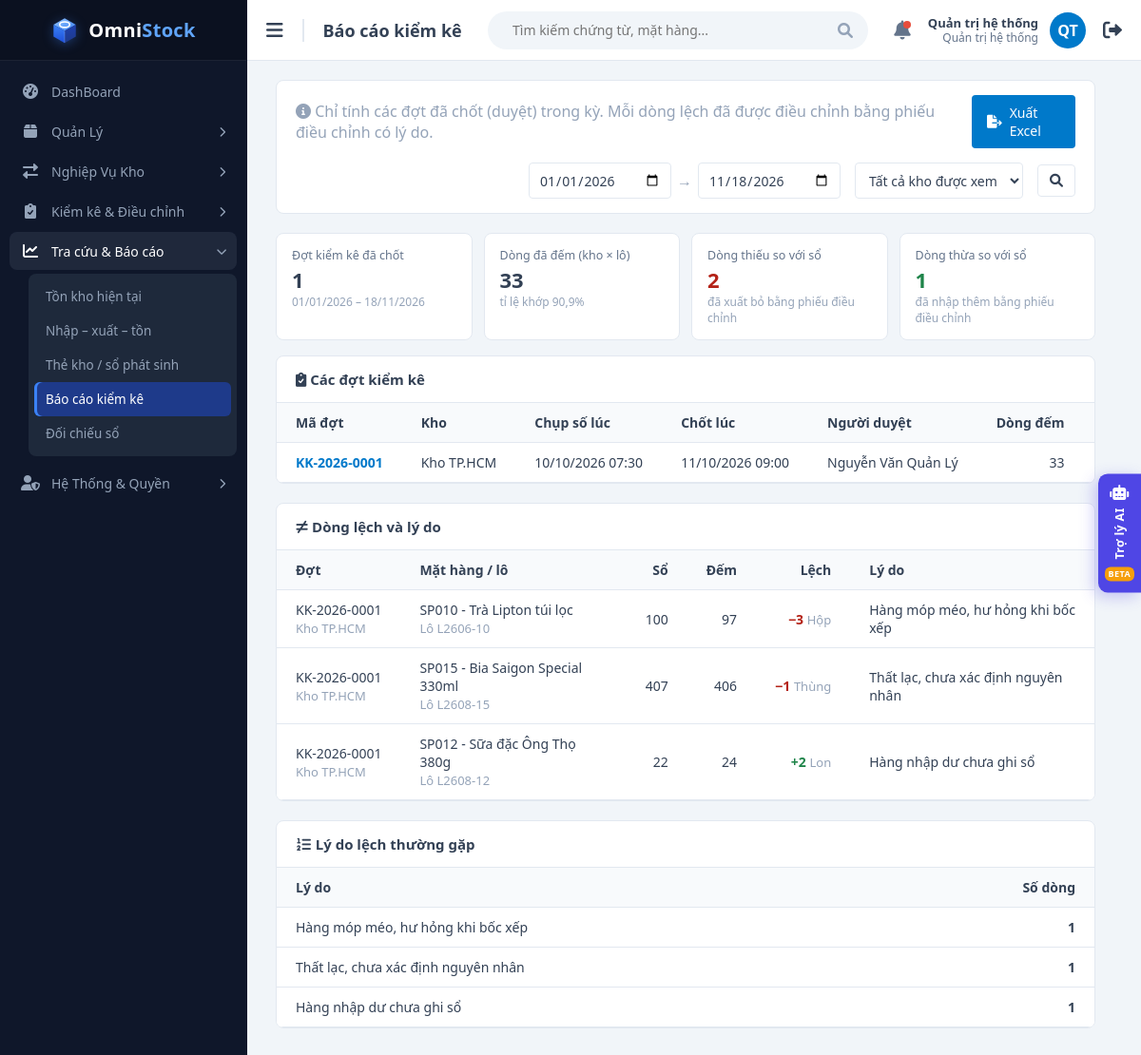
The page /views/report_stock_count.php (signed in) on the database its author committed.
### tables this page shows
CREATE TABLE users (
  id             INT UNSIGNED AUTO_INCREMENT PRIMARY KEY,
  username       VARCHAR(50)  NOT NULL,
  password_hash  VARCHAR(255) NOT NULL,              
  full_name      VARCHAR(100) NOT NULL,
  email          VARCHAR(100) NULL,
   
  role           ENUM('ADMIN','MANAGER','STAFF') NOT NULL DEFAULT 'STAFF',
  is_active      TINYINT(1)   NOT NULL DEFAULT 1,      
   
  must_change_password TINYINT(1) NOT NULL DEFAULT 0,
  last_login_at  DATETIME     NULL,
  created_at     DATETIME     NOT NULL DEFAULT CURRENT_TIMESTAMP,
  updated_at     DATETIME     NOT NULL DEFAULT CURRENT_TIMESTAMP ON UPDATE CURRENT_TIMESTAMP,
  UNIQUE KEY uq_users_username (username),
  UNIQUE KEY uq_users_email (email)
);

CREATE TABLE stock_counts (
  id                     INT UNSIGNED AUTO_INCREMENT PRIMARY KEY,
  code                   VARCHAR(30)  NOT NULL,
  warehouse_id           INT UNSIGNED NOT NULL,
  status                 ENUM('COUNTING','APPROVED','CANCELLED') NOT NULL DEFAULT 'COUNTING',
  note                   VARCHAR(255) NULL,
  created_by             INT UNSIGNED NOT NULL,
  created_at             DATETIME     NOT NULL DEFAULT CURRENT_TIMESTAMP,   
  approved_by            INT UNSIGNED NULL,
  approved_at            DATETIME     NULL,
  adjustment_voucher_id  INT UNSIGNED NULL,           
  UNIQUE KEY uq_sc_code (code),
  UNIQUE KEY uq_sc_adj_voucher (adjustment_voucher_id),
  KEY idx_sc_wh_status (warehouse_id, status),
  CONSTRAINT fk_sc_wh       FOREIGN KEY (warehouse_id)          REFERENCES warehouses(id),
  CONSTRAINT fk_sc_creator  FOREIGN KEY (created_by)            REFERENCES users(id),
  CONSTRAINT fk_sc_approver FOREIGN KEY (approved_by)           REFERENCES users(id),
  CONSTRAINT fk_sc_voucher  FOREIGN KEY (adjustment_voucher_id) REFERENCES vouchers(id),
  CONSTRAINT ck_sc_approval CHECK (
       status <> 'APPROVED' OR (approved_by IS NOT NULL AND approved_at IS NOT NULL)
  )
);

CREATE TABLE warehouses (
  id          INT UNSIGNED AUTO_INCREMENT PRIMARY KEY,
  code        VARCHAR(20)  NOT NULL,
  name        VARCHAR(100) NOT NULL,
  address     VARCHAR(255) NULL,
  is_active   TINYINT(1)   NOT NULL DEFAULT 1,
   
  is_transit  TINYINT(1)   NOT NULL DEFAULT 0,
  created_at  DATETIME     NOT NULL DEFAULT CURRENT_TIMESTAMP,
   
   
  name_key    VARCHAR(100) AS (LOWER(name)) PERSISTENT,
  UNIQUE KEY uq_warehouses_code (code),
  UNIQUE KEY uq_warehouses_name (name_key)
);

CREATE TABLE stock_count_lines (
  id           INT UNSIGNED AUTO_INCREMENT PRIMARY KEY,
  count_id     INT UNSIGNED  NOT NULL,
  item_id      INT UNSIGNED  NOT NULL,
  batch_id     INT UNSIGNED  NOT NULL,
  system_qty   DECIMAL(15,3) NOT NULL,               
  counted_qty  DECIMAL(15,3) NULL,                   
  difference   DECIMAL(15,3) AS (counted_qty - system_qty) STORED,   
  reason       VARCHAR(255)  NULL,                   
  counted_by   INT UNSIGNED  NULL,
  counted_at   DATETIME      NULL,
  claimed_by   INT UNSIGNED  NULL,                   
  claimed_at   DATETIME      NULL,                   
  UNIQUE KEY uq_scl (count_id, item_id, batch_id),
  CONSTRAINT fk_scl_count FOREIGN KEY (count_id)          REFERENCES stock_counts(id) ON DELETE CASCADE,
  CONSTRAINT fk_scl_item  FOREIGN KEY (item_id)           REFERENCES items(id),
  CONSTRAINT fk_scl_batch FOREIGN KEY (batch_id, item_id) REFERENCES batches(id, item_id),
  CONSTRAINT fk_scl_user  FOREIGN KEY (counted_by)        REFERENCES users(id),
  CONSTRAINT fk_scl_claim FOREIGN KEY (claimed_by)        REFERENCES users(id),
  CONSTRAINT ck_scl_counted CHECK (counted_qty IS NULL OR counted_qty >= 0)
);

CREATE TABLE items (
  id          INT UNSIGNED AUTO_INCREMENT PRIMARY KEY,
  sku         VARCHAR(30)  NOT NULL,                 
  name        VARCHAR(150) NOT NULL,
  unit        VARCHAR(20)  NOT NULL,                 
  description VARCHAR(255) NULL,
  is_active   TINYINT(1)   NOT NULL DEFAULT 1,
  created_at  DATETIME     NOT NULL DEFAULT CURRENT_TIMESTAMP,
   
  name_key    VARCHAR(150) AS (LOWER(name)) PERSISTENT,
  UNIQUE KEY uq_items_sku (sku),
  UNIQUE KEY uq_items_name (name_key)
);

CREATE TABLE batches (
  id            INT UNSIGNED AUTO_INCREMENT PRIMARY KEY,
  item_id       INT UNSIGNED NOT NULL,
  batch_no      VARCHAR(50)  NOT NULL,               
  mfg_date      DATE NULL,                           
  expiry_date   DATE NULL,                           
  created_at    DATETIME     NOT NULL DEFAULT CURRENT_TIMESTAMP,
  UNIQUE KEY uq_batches_item_no (item_id, batch_no),
   
  UNIQUE KEY uq_batches_id_item (id, item_id),
  KEY idx_batches_expiry (expiry_date),
  CONSTRAINT fk_batches_item FOREIGN KEY (item_id) REFERENCES items(id),
  CONSTRAINT ck_batches_dates CHECK (mfg_date IS NULL OR expiry_date IS NULL OR expiry_date > mfg_date)
);

### views/report_stock_count.php (the view, shortened to what the rows shown need)
<?php
require_once __DIR__ . '/../functions/db_connection.php';
require_once __DIR__ . '/../functions/helpers.php';
require_once __DIR__ . '/../functions/auth.php';
require_once __DIR__ . '/../functions/voucher_functions.php';
require_once __DIR__ . '/../functions/report_functions.php';
$user = requireLogin('../');
[$from, $to] = readDateRange();
$filters = ['warehouse_id' => (int) ($_GET['warehouse'] ?? 0), 'from' => $from, 'to' => $to];
$counts      = [];
$differences = [];
try {
    $pdo         = getDbConnection();
    $counts      = getStockCountReport($pdo, $filters, $user['warehouses']);
    $differences = getStockCountDifferences($pdo, array_column($counts, 'id'));
} catch (PDOException $e) {
    $dbError = 'Không thể tải dữ liệu: ' . $e->getMessage();
}
$pageTitle  = 'Báo cáo kiểm kê';
$basePath   = '../';
require __DIR__ . '/layout/header.php';
?>
            <div class="panel">
                <div class="table-container" style="border: none; border-radius: 0;">
                    <table class="nowrap-table">
                        <thead><tr><th>Mã đợt</th><th>Kho</th><th>Chụp số lúc</th><th>Chốt lúc</th><th>Người duyệt</th><th class="text-right">Dòng đếm</th><th class="text-right">Dòng lệch</th><th class="text-right">Tỉ lệ khớp</th><th>Phiếu điều chỉnh</th></tr></thead>
                        <tbody>
                            <?php foreach ($counts as $count): ?>
                                <tr>
                                    <td><a class="link-strong" href="stock_count_detail.php?id=<?= (int) $count['id'] ?>"><?= e($count['code']) ?></a></td>
                                    <td><?= e($count['warehouse_name']) ?></td>
                                    <td><?= e(date('d/m/Y H:i', strtotime($count['created_at']))) ?></td>
                                    <td><?= e(date('d/m/Y H:i', strtotime($count['approved_at']))) ?></td>
                                    <td><?= e($count['approver_name']) ?></td>
                                    <td class="text-right num"><?= (int) $count['line_count'] ?></td>
                                    <td class="text-right num"><?= (int) $count['diff_count'] ? '<strong class="qty-out">' . (int) $count['diff_count'] . '</strong>' : '0' ?></td>
                                </tr>
                            <?php endforeach; ?>
                        </tbody>
                    </table>
                </div>
            </div>
            <div class="dash-grid" style="margin-top: 20px;">
                <div class="panel">
                    <div class="table-container" style="border: none; border-radius: 0;">
                        <table class="nowrap-table">
                            <thead><tr><th>Đợt</th><th>Mặt hàng / lô</th><th class="text-right">Sổ</th><th class="text-right">Đếm</th><th class="text-right">Lệch</th><th>Lý do</th></tr></thead>
                            <tbody>
                                <?php foreach ($differences as $diff): ?>
                                    <tr>
                                        <td><?= e($diff['count_code']) ?><br><span class="muted"><?= e($diff['warehouse_name']) ?></span></td>
                                        <td class="wrap"><?= e($diff['sku'] . ' - ' . $diff['item_name']) ?><br><span class="muted">Lô <?= e($diff['batch_no']) ?></span></td>
                                        <td class="text-right num"><?= formatQty($diff['system_qty']) ?></td>
                                        <td class="text-right num"><?= formatQty($diff['counted_qty']) ?></td>
                                        <td class="text-right num"><?= (float) $diff['difference'] > 0 ? '<span class="qty-in">+' . formatQty($diff['difference']) . '</span>' : '<span class="qty-out">−' . formatQty(-$diff['difference']) . '</span>' ?> <span class="muted"><?= e($diff['unit']) ?></span></td>
                                        <td class="wrap"><?= e($diff['reason']) ?></td>
                                    </tr>
                                <?php endforeach; ?>
                            </tbody>
                        </table>
                    </div>
                </div>
                <div class="panel">
                    <div class="table-container" style="border: none; border-radius: 0;">
                        <table>
                            <thead><tr><th>Lý do</th><th class="text-right">Số dòng</th></tr></thead>
                        </table>
                    </div>
                </div>
            </div>
<?php require __DIR__ . '/layout/footer.php'; ?>

### views/layout/header.php (shortened to what the rows shown need)
<!DOCTYPE html>
<html lang="vi">
<head>
    <link href="https://cdnjs.cloudflare.com/ajax/libs/font-awesome/6.0.0/css/all.min.css" rel="stylesheet">
    <link href="<?= e(asset($basePath, 'css/style.css')) ?>" rel="stylesheet">
</head>
<body>
    <div class="main-content">
        <div class="top-navbar">
            <div class="nav-left">
                <h2 class="page-title-nav"><?= e($pageTitle) ?></h2>
            </div>
            <div class="nav-right">
                <a class="user-link" href="<?= $basePath ?>views/change_password.php" title="<?= e($user['username']) ?> · Đổi mật khẩu">
                    <div class="user-info">
                        <strong><?= e($user['full_name']) ?></strong>
                        <span><?= e(roleLabel($user['role'])) ?></span>
                    </div>
                    <div class="avatar"><?= e(userInitials($user['full_name'])) ?></div>
                </a>
            </div>
        </div>
        <div class="content-body">

### rows shown on the page
users: full_name "Quản trị hệ thống", role "Quản trị hệ thống", full_name "QT"
stock_counts: code "KK-2026-0001", warehouse.name "Kho TP.HCM", created_at "10/10/2026 07:30", approved_at "11/10/2026 09:00", approved_by.full_name "Nguyễn Văn Quản Lý", line_count "33"
stock_count_lines: count.code "KK-2026-0001", warehouses.name "Kho TP.HCM", item.name "SP010 - Trà Lipton túi lọc", batch.batch_no "L2606-10", system_qty "100", counted_qty "97", difference "3", item.unit "Hộp", reason "Hàng móp méo, hư hỏng khi bốc xếp"
stock_count_lines: count.code "KK-2026-0001", warehouses.name "Kho TP.HCM", item.name "SP015 - Bia Saigon Special 330ml", batch.batch_no "L2608-15", system_qty "407", counted_qty "406", difference "1", item.unit "Thùng", reason "Thất lạc, chưa xác định nguyên nhân"
stock_count_lines: count.code "KK-2026-0001", warehouses.name "Kho TP.HCM", item.name "SP012 - Sữa đặc Ông Thọ 380g", batch.batch_no "L2608-12", system_qty "22", counted_qty "24", difference "2", item.unit "Lon", reason "Hàng nhập dư chưa ghi sổ"

### other values the page prints
$menuGroup['label'] "Quản Lý"
$menuGroup['label'] "Nghiệp Vụ Kho"
$menuGroup['label'] "Kiểm kê & Điều chỉnh"
$menuGroup['label'] "Tra cứu & Báo cáo"
$menuLabel "Tồn kho hiện tại"
$menuLabel "Nhập – xuất – tồn"
$menuLabel "Thẻ kho / sổ phát sinh"
$menuLabel "Báo cáo kiểm kê"
$menuLabel "Đối chiếu sổ"
$menuGroup['label'] "Hệ Thống & Quyền"
$pageTitle "Báo cáo kiểm kê"
count($counts) "1"
formatDate($from) "01/01/2026"
formatDate($to) "18/11/2026"
$lineTotal "33"
